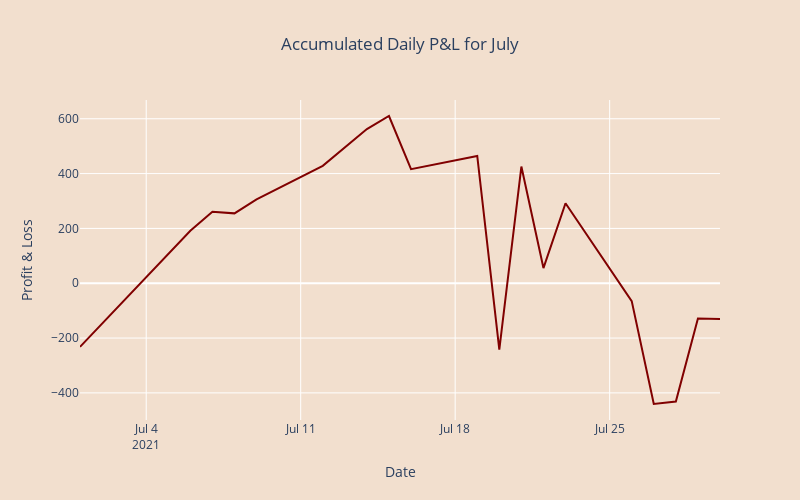

Notebook source saved alongside this figure:
### Code cell
month="July"
create_monthly_heatmap(data, month)
create_month_line_chart(data, month)
monthly_transaction(data, month)

### Figure 1 — Plotly figure (JSON) as saved in the notebook; plotly's stock layout.template omitted (floating-point values rounded to 4 significant figures)
{"data": [{"hovertemplate": "Activity Date=%{x}<br>monthCumSum=%{y}<extra></extra>", "legendgroup": "", "line": {"color": "maroon", "dash": "solid"}, "marker": {"symbol": "circle"}, "mode": "lines", "name": "", "orientation": "v", "showlegend": false, "type": "scatter", "x": ["2021-07-01T00:00:00", "2021-07-06T00:00:00", "2021-07-07T00:00:00", "2021-07-08T00:00:00", "2021-07-09T00:00:00", "2021-07-12T00:00:00", "2021-07-14T00:00:00", "2021-07-15T00:00:00", "2021-07-16T00:00:00", "2021-07-19T00:00:00", "2021-07-20T00:00:00", "2021-07-21T00:00:00", "2021-07-22T00:00:00", "2021-07-23T00:00:00", "2021-07-26T00:00:00", "2021-07-27T00:00:00", "2021-07-28T00:00:00", "2021-07-29T00:00:00", "2021-07-30T00:00:00"], "xaxis": "x", "y": [-232.1, 191.4, 260.6, 254.9, 306.0, 428.4, 562.5, 610.0, 416.3, 464.5, -242.4, 425.7, 55.34, 291.7, -65.16, -440.5, -431.3, -128.4, -130.7], "yaxis": "y"}], "layout": {"height": 500, "legend": {"tracegroupgap": 0}, "paper_bgcolor": "#F2DFCE", "plot_bgcolor": "#F2DFCE", "title": {"text": "Accumulated Daily P&L for July", "x": 0.5}, "width": 800, "xaxis": {"anchor": "y", "domain": [0, 1], "title": {"text": "Date"}}, "yaxis": {"anchor": "x", "domain": [0, 1], "title": {"text": "Profit & Loss"}}}}
